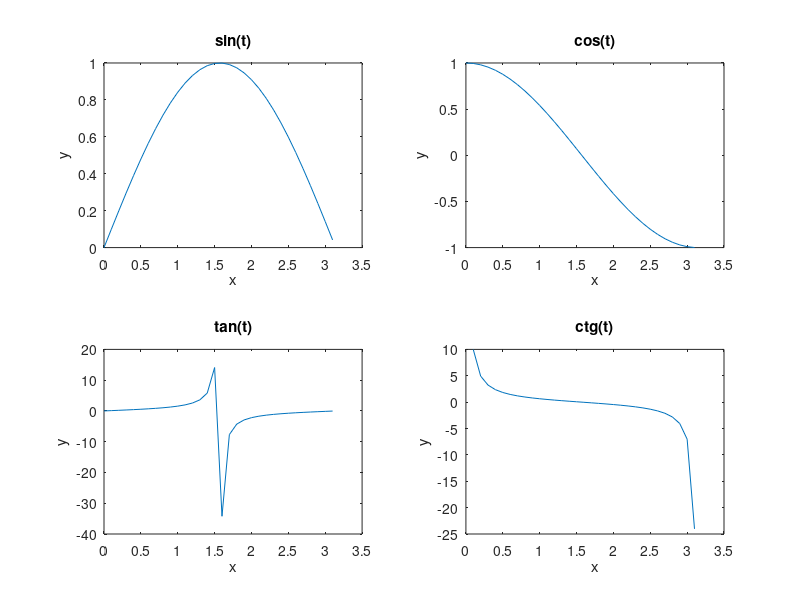

Write MATLAB code to recreate this figure.
clear; clc;
t = [0:0.1:pi];
sint = sin(t);
cost = cos(t);
tangt = tan(t);
ctgt = cot(t);

figure
subplot(2,2,1)
plot(t,sint)
title("sin(t)")
xlabel("x")
ylabel("y")

subplot(2,2,2)
plot(t,cost)
title("cos(t)")
xlabel("x")
ylabel("y")

subplot(2,2,3)
plot(t,tangt)
title("tan(t)")
xlabel("x")
ylabel("y")

subplot(2,2,4)
plot(t,ctgt)
title("ctg(t)")
xlabel("x")
ylabel("y")
